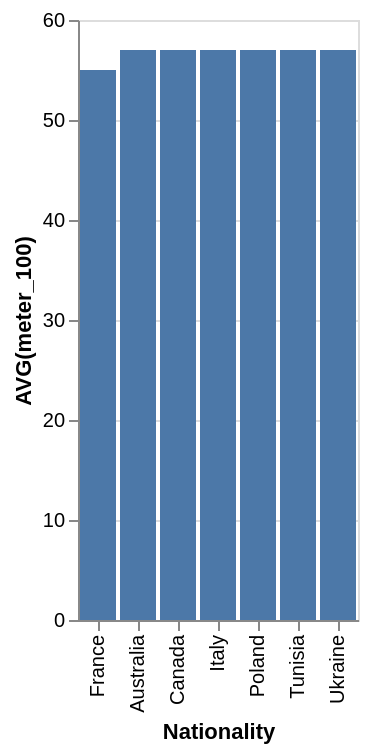

The Vega-Lite source for this figure:
### Vega-Lite specification from a JSON file in a GitHub repository (floating-point values rounded to 4 significant figures)
{"data": {"values": [{"x_data": "France", "y_data": 55}, {"x_data": "Australia", "y_data": 57}, {"x_data": "Canada", "y_data": 57}, {"x_data": "Italy", "y_data": 57}, {"x_data": "Poland", "y_data": 57}, {"x_data": "Tunisia", "y_data": 57}, {"x_data": "Ukraine", "y_data": 57}]}, "mark": "bar", "encoding": {"x": {"field": "x_data", "type": "nominal", "title": "Nationality", "sort": {"op": "sum", "field": "y_data", "order": "ascending"}}, "y": {"field": "y_data", "type": "quantitative", "title": "AVG(meter_100)"}}}
